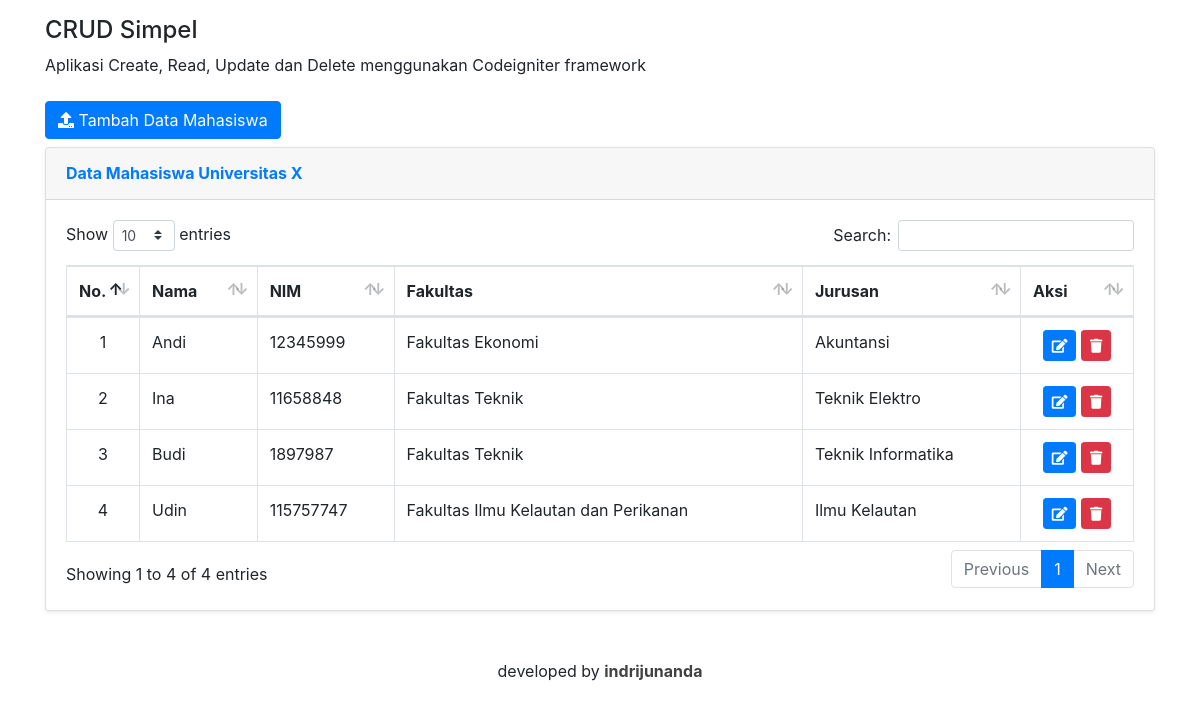
The page / on the database its author committed.
### tables this page shows
CREATE TABLE `mahasiswa` (
  `id_mahasiswa` varchar(64) NOT NULL,
  `nama` varchar(50) NOT NULL,
  `nim` int(20) NOT NULL,
  `fakultas` varchar(50) NOT NULL,
  `jurusan` varchar(50) NOT NULL,
  `waktu_input` timestamp NOT NULL DEFAULT CURRENT_TIMESTAMP ON UPDATE CURRENT_TIMESTAMP
);

### application/controllers/Mahasiswa.php (called while the page is built, shortened)
<?php
class Mahasiswa extends CI_Controller{
    public function __construct(){
        $this->load->model('mahasiswa_model');
        $this->load->library('form_validation');
        $this->load->helper('url');
    }
    public function index(){
        $data['mahasiswa'] = $this->mahasiswa_model->getAll();
        $this->load->view('index', $data);
    }
}

### index.php (called while the page is built, shortened)
<?php
require_once BASEPATH.'core/CodeIgniter.php';

### application/models/Mahasiswa_model.php (called while the page is built, shortened)
<?php defined('BASEPATH') OR exit ('No direct script access allowed!');
class Mahasiswa_model extends CI_Model {
    private $_table = "mahasiswa";
    public function getAll(){
        $this->db->order_by('waktu_input','desc');
        return $this->db->get($this->_table)->result();
    }
}
?>

### application/views/index.php (the view, shortened to what this page needs)
<!DOCTYPE html>
<html lang="en">
<head>
  <link href="<?php echo base_url();?>/assets/fontawesome-free/css/all.min.css" rel="stylesheet">
  <link href="<?php echo base_url();?>/assets/bootstrap/css/bootstrap.min.css" rel="stylesheet">
  <link href="<?php echo base_url();?>/assets/datatable/dataTables.min.css" rel="stylesheet">
</head>
<body>
<div class="container">
  <h4 class="mt-3">CRUD Simpel</h4>
    <p class="mb-4">Aplikasi Create, Read, Update dan Delete menggunakan Codeigniter framework</p>
      <a class="btn btn-primary mb-2" href="<?php echo base_url();?>mahasiswa/inputdata"><i class="fa fa-upload"></i> Tambah Data Mahasiswa</a>
      <div class="card shadow-sm mb-4">
        <div class="card-header py-3">
          <h6 class="m-0 font-weight-bold text-primary">Data Mahasiswa Universitas X</h6>
        </div>
        <div class="card-body">
          <div class="table-responsive">
            <table class="table table-bordered" id="dataTable" width="100%" cellspacing="0">
              <thead>
                <tr>
                  <th style="width: 30px;">No.</th>
                  <th>Nama</th>
                  <th>NIM</th>
                  <th>Fakultas</th>
                  <th>Jurusan</th>
                  <th style="width: 70px;">Aksi</th>
                </tr>
              </thead>
              <tbody>
              <?php $no=1;
                foreach ($mahasiswa as $datamahasiswa): ?>
              <tr>
                <td style="text-align: center;"><?php echo $no++;?></td>
                <td><?php echo $datamahasiswa->nama;?></td>
                <td><?php echo $datamahasiswa->nim;?></td>
                <td><?php echo $datamahasiswa->fakultas;?></td>
                <td><?php echo $datamahasiswa->jurusan;?></td>
                <td style="text-align: center;">
                  <a href="<?php echo base_url();?>mahasiswa/editdata/<?php echo $datamahasiswa->id_mahasiswa;?>" class="btn btn-primary btn-sm"><i class="fa fa-edit"></i></a>
                  <a href="<?php echo base_url();?>mahasiswa/hapusdata/<?php echo $datamahasiswa->id_mahasiswa;?>" class="btn btn-danger btn-sm"><i class="fa fa-trash"></i></a>
                </td>
              </tr>
              <?php endforeach;?>
              </tbody>
            </table>
          </div>
        </div>
      </div>
    <footer class="mt-5 mb-3">
    <div class="container my-auto">
      <div class="text-center my-auto">
        <span>developed by <a href="https://indrijunanda.gitlab.io" target="_blank" style="color: #424242;"><b>indrijunanda</b><a></span>
      </div>
    </div>
  </footer>
</div>
</body>
</html>

### rows shown on the page
mahasiswa: nama "Andi", nim "12345999", fakultas "Fakultas Ekonomi", jurusan "Akuntansi"
mahasiswa: nama "Ina", nim "11658848", fakultas "Fakultas Teknik", jurusan "Teknik Elektro"
mahasiswa: nama "Budi", nim "1897987", fakultas "Fakultas Teknik", jurusan "Teknik Informatika"
mahasiswa: nama "Udin", nim "115757747", fakultas "Fakultas Ilmu Kelautan dan Perikanan", jurusan "Ilmu Kelautan"
